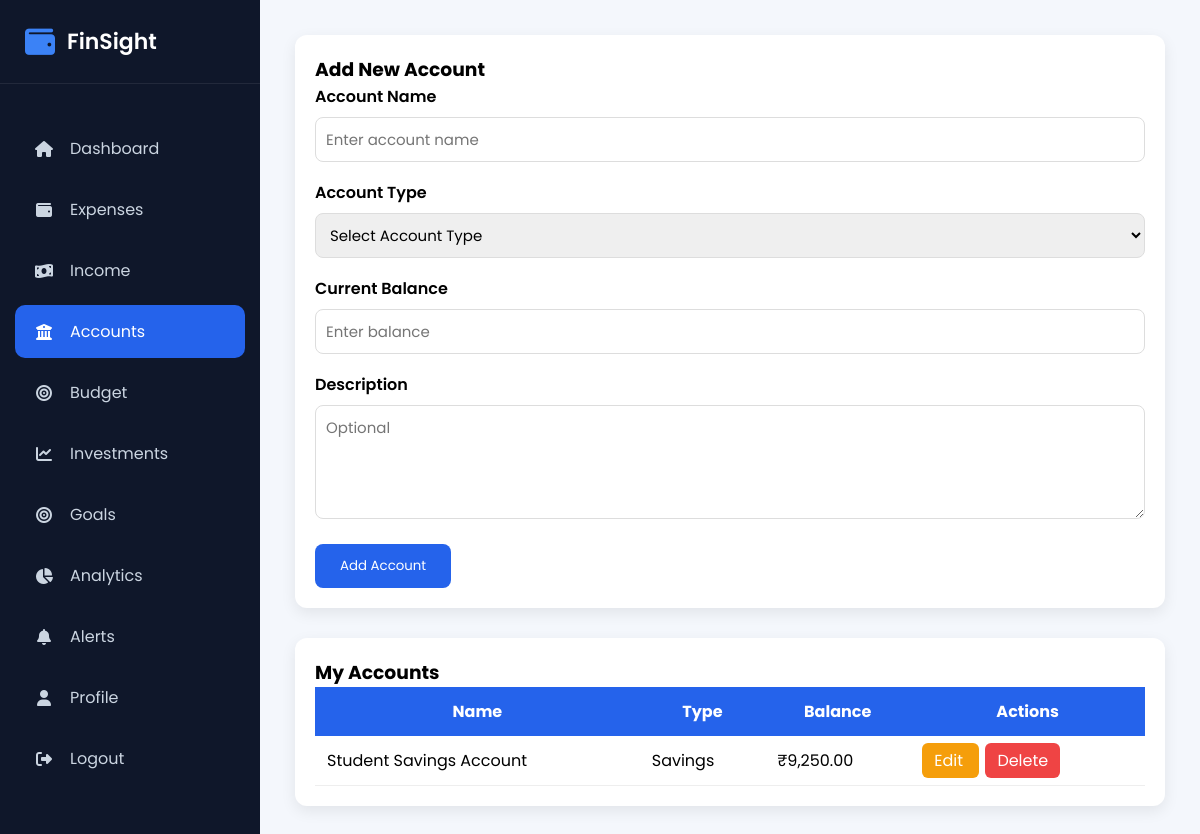
Page /accounts (signed in) on the earlier database version.
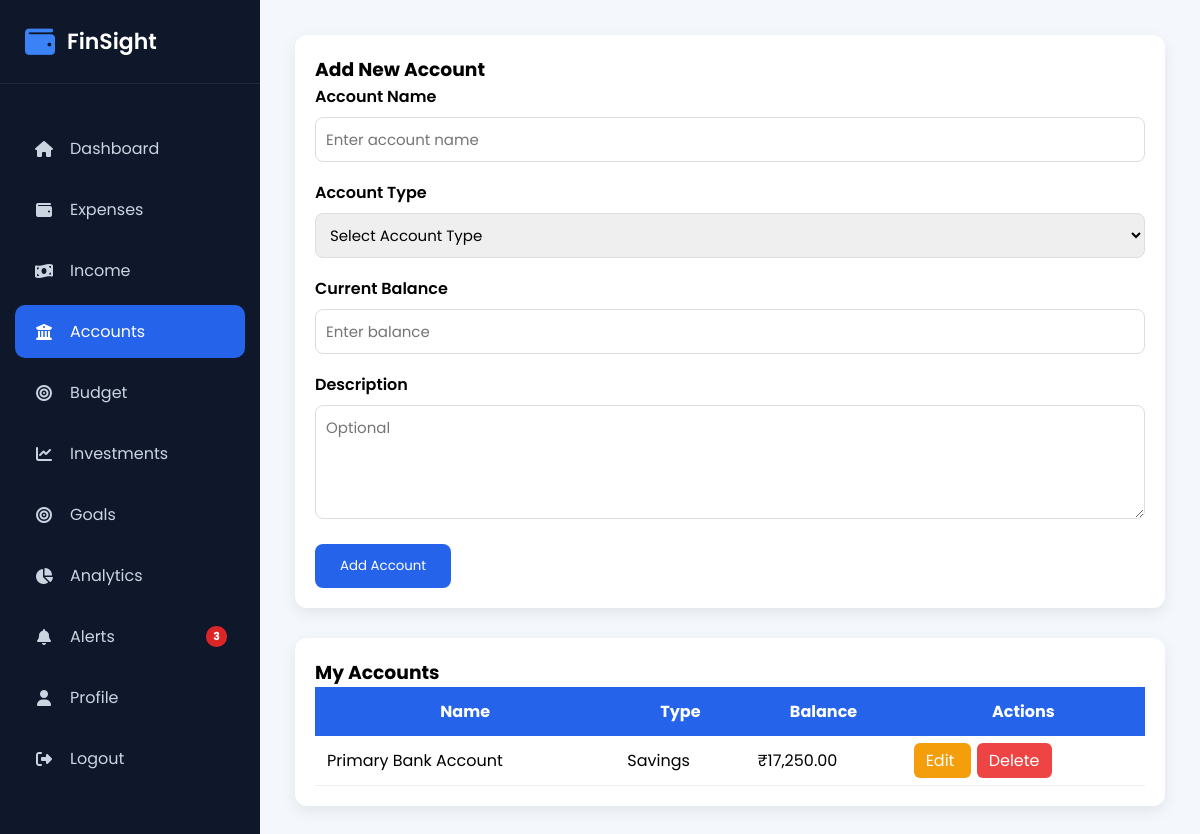
Same page on the later database version.
### models/account.py (models this page shows, shortened)
class Account(db.Model):
    __tablename__ = "accounts"
    id = db.Column(db.Integer, primary_key=True)
    account_name = db.Column(
        db.String(100),
        nullable=False
    )
    account_type = db.Column(
        db.String(50),
        nullable=False
    )
    balance = db.Column(
        db.Float,
        nullable=False,
        default=0
    )
    description = db.Column(
        db.Text
    )
    created_at = db.Column(
        db.DateTime,
        default=datetime.utcnow
    )
    user_id = db.Column(
        db.Integer,
        db.ForeignKey("users.id"),
        nullable=False
    )
    expenses = db.relationship(
        "Expense",
        back_populates="account",
        cascade="all, delete-orphan",
        lazy=True
    )

### routes/account.py (the view, shortened to what this page needs)
@account.route("/accounts", methods=["GET", "POST"])
@login_required
def accounts():
    accounts = Account.query.filter_by(
        user_id=current_user.id
    ).order_by(Account.created_at.desc()).all()
    return render_template(
        "accounts.html",
        accounts=accounts
    )

### app.py (called while the page is built)
@login_manager.user_loader
def load_user(user_id):
    return User.query.get(int(user_id))

@app.context_processor
def inject_global_vars():
    if current_user.is_authenticated:
        unread_count = FinancialAlert.query.filter_by(user_id=current_user.id, is_read=False).count()
        return dict(unread_alerts_count=unread_count)
    return dict(unread_alerts_count=0)

### templates/accounts.html (shortened to what this page needs)
{% extends "layout.html" %}
{% block css %}
<link rel="stylesheet" href="{{ url_for('static', filename='css/account.css') }}">
{% endblock %}
{% block content %}
<div class="account-container">
    <div class="account-form">
        <h3>Add New Account</h3>
        <form method="POST">
            <div class="form-group">
                <label>Account Name</label>
                <input
                    type="text"
                    name="account_name"
                    placeholder="Enter account name"
                    required
                >
            </div>
            <div class="form-group">
                <label>Account Type</label>
                <select name="account_type" required>
                    <option value="">Select Account Type</option>
                </select>
            </div>
            <div class="form-group">
                <label>Current Balance</label>
                <input
                    type="number"
                    step="0.01"
                    name="balance"
                    placeholder="Enter balance"
                    required
                >
            </div>
            <div class="form-group">
                <label>Description</label>
                <textarea
                    name="description"
                    rows="4"
                    placeholder="Optional"
                ></textarea>
            </div>
            <button class="btn-save" type="submit">
                Add Account
            </button>
        </form>
    </div>
    <div class="account-table">
        <h3>My Accounts</h3>
        <table>
            <thead>
                <tr>
                    <th>Name</th>
                    <th>Type</th>
                    <th>Balance</th>
                    <th>Actions</th>
                </tr>
            </thead>
            <tbody>
            {% if accounts %}
                {% for account in accounts %}
                <tr>
                    <td>{{ account.account_name }}</td>
                    <td>{{ account.account_type }}</td>
                    <td>
                        ₹{{ "{:,.2f}".format(account.balance) }}
                    </td>
                    <td>
                        <a href="{{ url_for('account.edit_account', id=account.id) }}"
                           class="btn-edit">
                            Edit
                        </a>
                        <a href="{{ url_for('account.delete_account', id=account.id) }}"
                           class="btn-delete"
                           onclick="return confirm('Delete this account?')">
                            Delete
                        </a>
                    </td>
                </tr>
                {% endfor %}
            {% else %}
                <tr>
                    <td colspan="4" class="no-data">
                        No accounts found.
                    </td>
                </tr>
            {% endif %}
            </tbody>
        </table>
    </div>
</div>
{% endblock %}

Differences in the rows shown:
removed Account: account_name "Student Savings Account", account_type "Savings", balance "9,250.00"
added Account: account_name "Primary Bank Account", account_type "Savings", balance "17,250.00"
Other differences:
{{ unread_alerts_count }}: (not shown) → "3"
